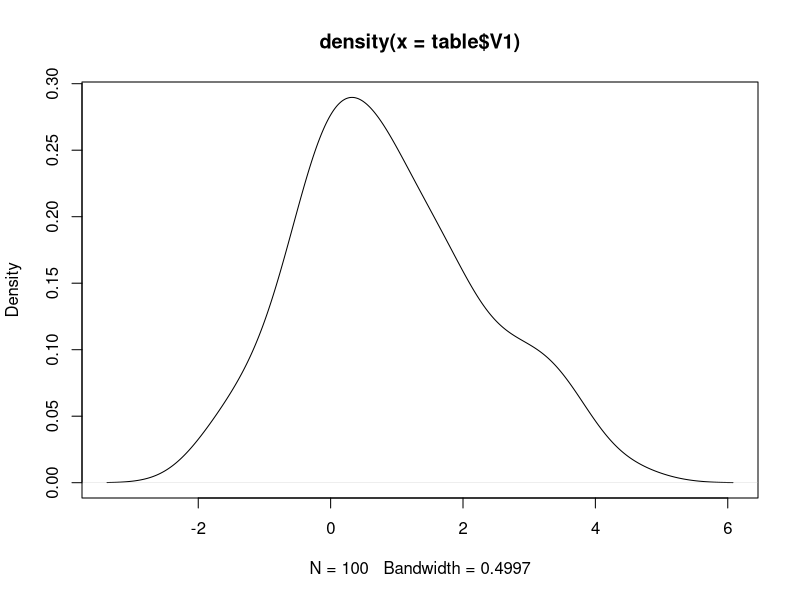
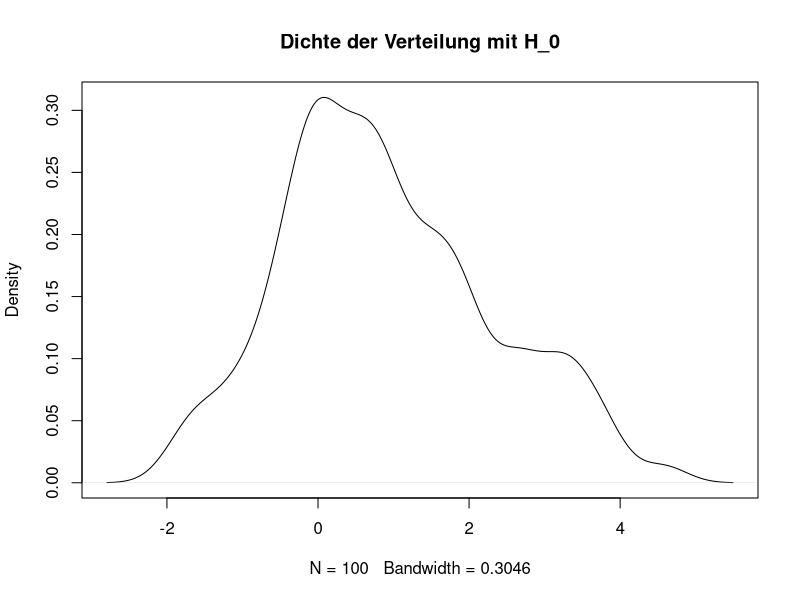

These charts were generated, in order, by the following R code:
## ---- chunk 1
table <- read.table('aufgabe3.txt')
## ---- chunk 2
one_mode <- function(y) {
  nr <- 0
  for (i in 2:(length(y) - 1)) {
    nr <- nr + (y[i - 1] < y[i] && y[i] > y[i + 1])
    if (nr > 1) {
      return(FALSE)
    }
  }
  # nr <- length(which(diff(sign(diff(y))) == -2)) # Alternativ Vorzeichentest
  return(TRUE)
}
## ---- chunk 3
getBW <- function(x, bw = 5, eps = 1e-5) {
  # Linker und rechter Rand f<U+00FC>r Bisektion
  right <- -1
  left <- 0
  # Falls nur ein Mode mit initialer BW, als rechten Wert speichern
  if (one_mode(density(x, bw = bw)$y)) {
    right <- bw
  } else { # Falls mehr als ein Mode mit initialer BW, als linken Wert speichern
    left <- bw
    while (!one_mode(density(x, bw = bw)$y)) { # rechten Rand grosszuegig bestimmen
      bw <- bw * 10
    }
    right <- bw
  }
  while (right - left > eps) {
    center <- (left + right) / 2
    dens <- density(x, bw = center)
    if (one_mode(dens$y)) {
      right <- center
    } else {
      left <- center
    }
  }
  return(right)
}
## ---- chunk 4
bootstrap <- function(X, h0, m) {
  n <- length(X)
  X.boot <- replicate(m, sample(X, replace = TRUE)
    + h0 * rnorm(n))
  bws <- apply(X.boot, 2, getBW)
  return(mean(bws > h0))
}
## ---- chunk 5
plot(density(table$V1))
bw <- getBW(table$V1)
plot(density(table$V1, bw = bw), main = "Dichte der Verteilung mit H_0")
## ---- chunk 6
m <- 100
p.value <- bootstrap(table$V1, bw, m)
cat('p Wert:', p.value)
